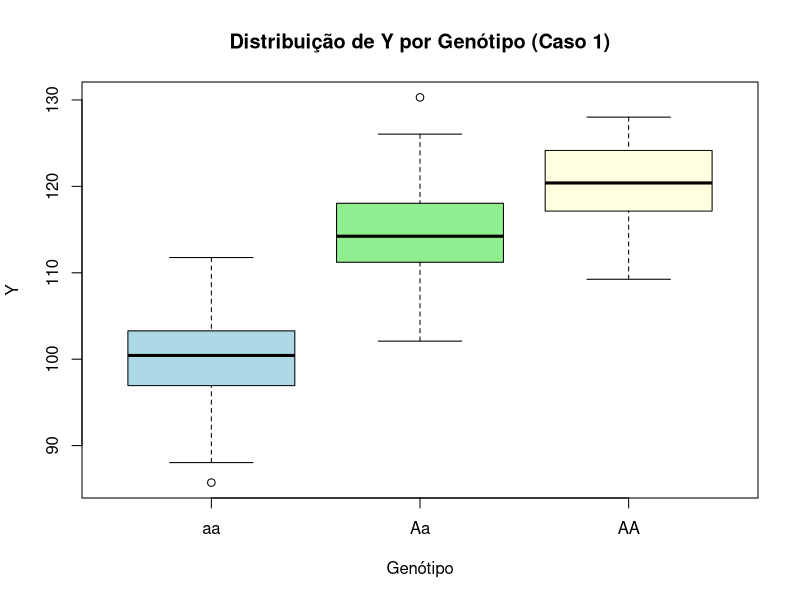
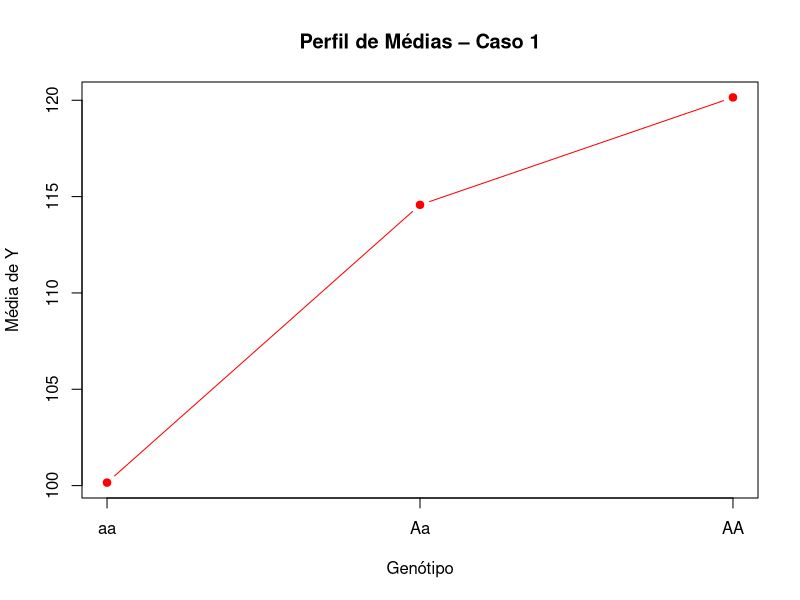
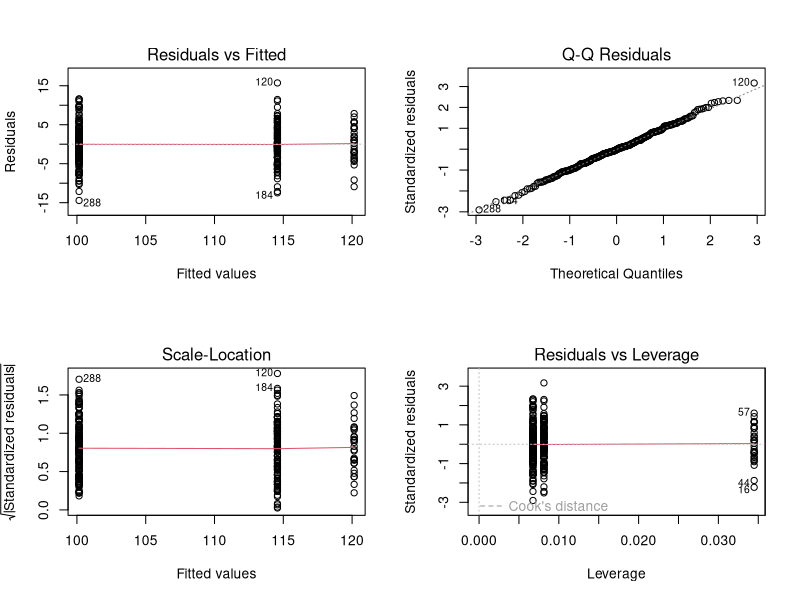
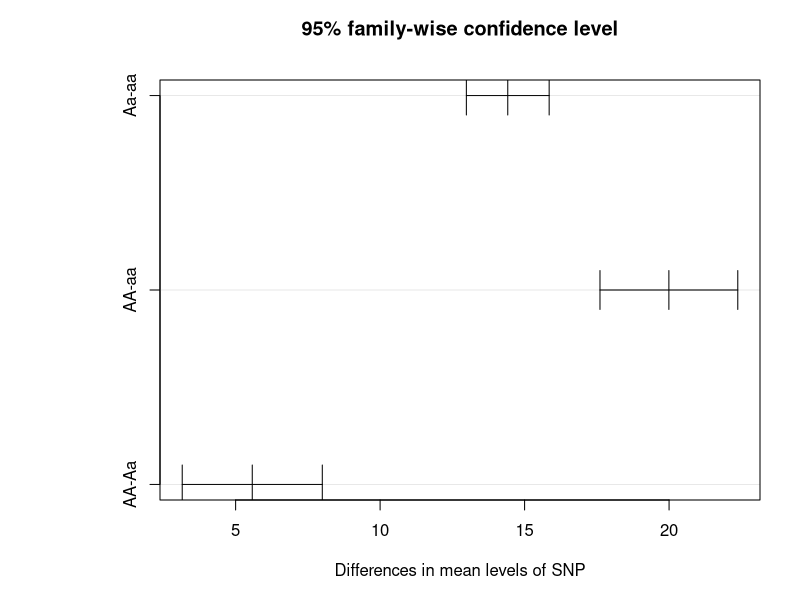
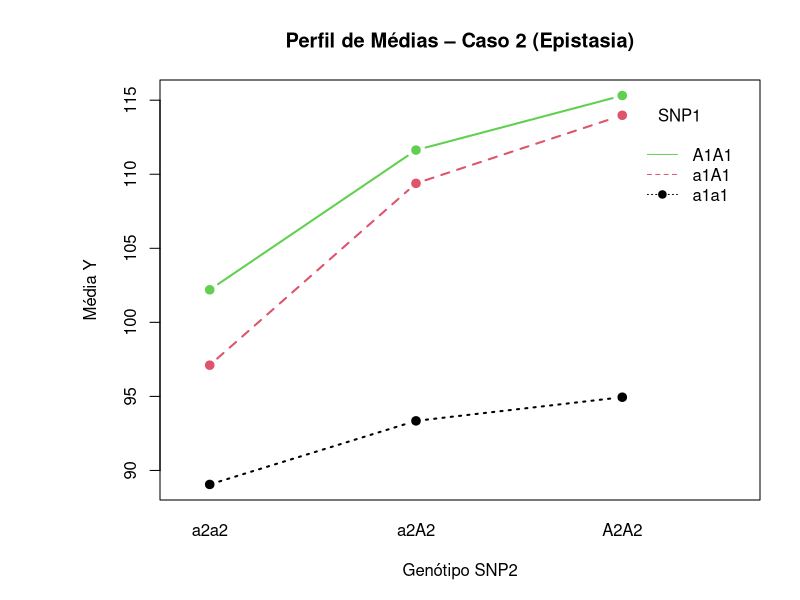
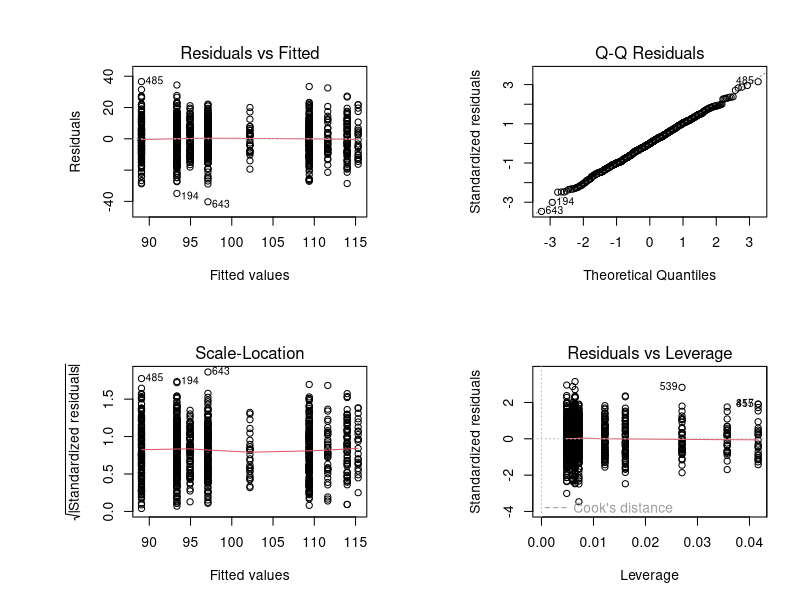
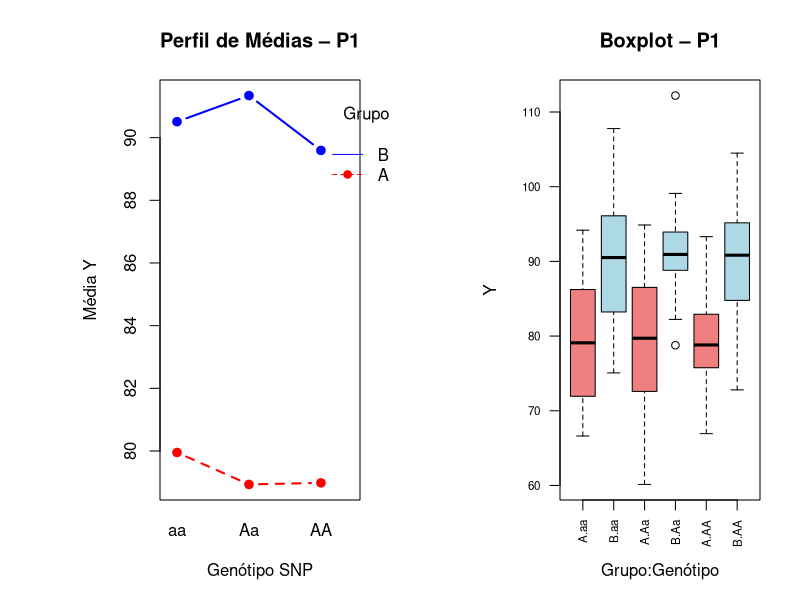
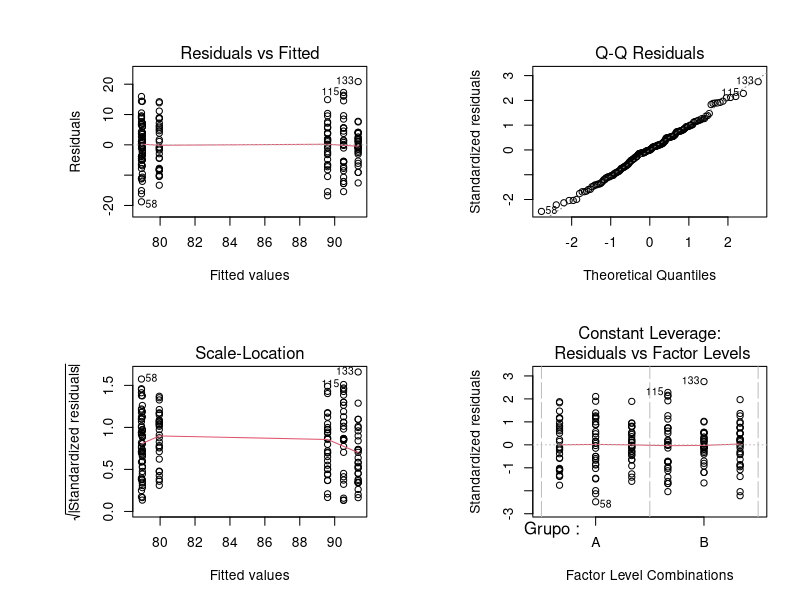

Write R code to recreate these figures, in order. (Note: this script raises an error after producing the figures.)
## ---- chunk 1
knitr::opts_chunk$set(echo = TRUE, warning = FALSE, message = FALSE,
                      fig.width = 7, fig.height = 4)
## ---- chunk 2
set.seed(8732)
n_por_genot <- 100

# X: genótipos 0=aa, 1=Aa, 2=AA (distribuição ~binomial(2, p=0.3))
# probabilidades Hardy-Weinberg com p=0.3
p <- 0.3
freq <- c((1-p)^2, 2*p*(1-p), p^2)   # aa, Aa, AA
snp <- sample(0:2, n_por_genot*3, replace=TRUE, prob=freq)

# Y: resposta com efeito aditivo (a=10) e dominância (d=5) sobre a média basal 100
 # mu_aa=100, mu_Aa=115 (=100+d, com d=5 sobre midponto), mu_AA=120 (=100+2a)
# Parametrização: a=(mu_AA-mu_aa)/2=10; d=mu_Aa-(mu_AA+mu_aa)/2=5
mu <- c(100, 115, 120)[snp + 1]
Y1 <- rnorm(length(snp), mean = mu, sd = 5)

dat1 <- data.frame(Y = Y1, SNP = factor(snp, labels = c("aa","Aa","AA")),
                   snp_num = snp)

# Estatísticas descritivas por genótipo
library(psych)
descr1 <- describeBy(dat1, group = "SNP", mat = TRUE)

tabela1 <- descr1[c("Y1", "Y2", "Y3"), c("group1","n","mean","sd","median","min","max")]
tabela1$group1 <- c("aa", "Aa", "AA")
rownames(tabela1) <- NULL

knitr::kable(tabela1, digits = 2,
             col.names = c("genotype","n","mean","sd","median","min","max"),
             caption = "Estatísticas descritivas de Y por genótipo (Caso 1)")
## ---- chunk 3
boxplot(Y ~ SNP, data = dat1, col = c("lightblue","lightgreen","lightyellow"),
        main = "Distribuição de Y por Genótipo (Caso 1)", xlab = "Genótipo", ylab = "Y")

# Perfil de médias
medias1 <- tapply(dat1$Y, dat1$SNP, mean)
plot(0:2, medias1, type = "b", pch = 19, col = "red",
     xaxt = "n", xlab = "Genótipo", ylab = "Média de Y",
     main = "Perfil de Médias – Caso 1")
axis(1, at = 0:2, labels = c("aa","Aa","AA"))
## ---- chunk 4
# xa: -1 (aa), 0 (Aa), 1 (AA)  → captura efeito aditivo
# xd:  0 (aa), 1 (Aa), 0 (AA)  → captura desvio de dominância
dat1$xa <- dat1$snp_num - 1
dat1$xd <- ifelse(dat1$snp_num == 1, 1, 0)
## ---- chunk 5
fit1_ad <- lm(Y ~ xa + xd, data = dat1)
summary(fit1_ad)
anova(fit1_ad)
## ---- chunk 6
par(mfrow = c(2,2))
plot(fit1_ad)
par(mfrow = c(1,1))

shapiro.test(fit1_ad$residuals)
bartlett.test(Y ~ SNP, data = dat1)
## ---- chunk 7
fit1_aov <- aov(Y ~ SNP, data = dat1)
TukeyHSD(fit1_aov)
par(mar=c(5,8,4,2))
plot(TukeyHSD(fit1_aov))
## ---- chunk 8
set.seed(8732)
n_cell <- 100   # por célula (genótipo conjunto)

# SNP1 e SNP2 gerados independentemente (HWE, p1=0.3, p2=0.4)
p1 <- 0.3; p2 <- 0.4
freq1 <- c((1-p1)^2, 2*p1*(1-p1), p1^2)
freq2 <- c((1-p2)^2, 2*p2*(1-p2), p2^2)

snp1 <- sample(0:2, n_cell*9, replace=TRUE, prob=freq1)
snp2 <- sample(0:2, n_cell*9, replace=TRUE, prob=freq2)

# Estrutura de médias com epistasia (interação a1*a2)
# mu_base + a1_efeito + a2_efeito + interacao
a1 <- 8; d1 <- 4; a2 <- 6; d2 <- 3

xa1 <- snp1 - 1        # -1, 0, 1
xd1 <- ifelse(snp1==1, 1, 0) # 0, 1, 0
xa2 <- snp2 - 1
xd2 <- ifelse(snp2==1, 1, 0)

# Modelo com efeitos e interações
mu2 <- 100 + a1*xa1 + d1*xd1 + a2*xa2 + d2*xd2 +
       3*xa1*xa2 + 1.5*xa1*xd2 + 1.5*xd1*xa2 + 1*xd1*xd2

Y2 <- rnorm(length(mu2), mean = mu2, sd = 12)

dat2 <- data.frame(
  Y = Y2,
  SNP1 = factor(snp1, labels = c("a1a1","a1A1","A1A1")),
  SNP2 = factor(snp2, labels = c("a2a2","a2A2","A2A2")),
  xa1 = xa1, xd1 = xd1, xa2 = xa2, xd2 = xd2
)

# Estatísticas descritivas
cat("Dimensões do dataset (Caso 2):", nrow(dat2), "observações\n")
tapply(dat2$Y, list(dat2$SNP1, dat2$SNP2), mean) |>
  round(2) |>
  knitr::kable(caption = "Médias de Y por combinação genotípica (Caso 2)")
## ---- chunk 9
with(dat2,
     interaction.plot(SNP2, SNP1, Y, col = 1:3,
                      main = "Perfil de Médias – Caso 2 (Epistasia)",
                      xlab = "Genótipo SNP2", ylab = "Média Y",
                      lwd = 2, pch = 19, type = "b"))
## ---- chunk 10
# Parametrização explícita: xa1, xd1, xa2, xd2 e 4 termos de interação
fit2_completo <- lm(Y ~ xa1 + xd1 + xa2 + xd2 +
                        xa1:xa2 + xa1:xd2 + xd1:xa2 + xd1:xd2,
                    data = dat2)
summary(fit2_completo)
anova(fit2_completo)
## ---- chunk 11
fit2_reduzido <- lm(Y ~ xa1 + xd1 + xa2 + xd2 + xa1:xa2 + xd1:xa2, data = dat2)
summary(fit2_reduzido)
anova(fit2_reduzido)
anova(fit2_reduzido,fit2_completo)
## ---- chunk 12
par(mfrow = c(2,2)); plot(fit2_completo); par(mfrow = c(1,1))
shapiro.test(fit2_completo$residuals)
## ---- chunk 13
set.seed(8732)
n_rep <- 30   # réplicas
sigma  <- 8   # desvio padrão

# Médias fornecidas na lista
medias_pop <- list(
  P1 = matrix(c(80,80,80, 90,90,90), nrow=2, byrow=TRUE,
              dimnames=list(c("A","B"), c("aa","Aa","AA"))),
  P2 = matrix(c(75,80,90, 80,86,97), nrow=2, byrow=TRUE,
              dimnames=list(c("A","B"), c("aa","Aa","AA"))),
  P3 = matrix(c(75,80,85, 75,85,100), nrow=2, byrow=TRUE,
              dimnames=list(c("A","B"), c("aa","Aa","AA")))
)

# Gerar dados para cada população
gerar_pop <- function(mmat, n, sigma, pop_nome) {
  rows <- list()
  for (grp in rownames(mmat)) {
    for (geno in colnames(mmat)) {
      y <- rnorm(n, mean = mmat[grp, geno], sd = sigma)
      rows[[length(rows)+1]] <- data.frame(
        Y = y, Grupo = grp, Genotipo = geno,
        Geno_num = match(geno, c("aa","Aa","AA")) - 1,
        Pop = pop_nome
      )
    }
  }
  do.call(rbind, rows)
}

dat_P1 <- gerar_pop(medias_pop$P1, n_rep, sigma, "P1")
dat_P2 <- gerar_pop(medias_pop$P2, n_rep, sigma, "P2")
dat_P3 <- gerar_pop(medias_pop$P3, n_rep, sigma, "P3")

# Ordenar fatores
dat_P1$Genotipo <- factor(dat_P1$Genotipo, levels=c("aa","Aa","AA"))
dat_P2$Genotipo <- factor(dat_P2$Genotipo, levels=c("aa","Aa","AA"))
dat_P3$Genotipo <- factor(dat_P3$Genotipo, levels=c("aa","Aa","AA"))
## ---- chunk 14
analisa_pop <- function(dat, nome_pop) {
  cat("\n\n========================================\n")
  cat(" POPULAÇÃO:", nome_pop, "\n")
  cat("========================================\n\n")

  # (i) Estatísticas descritivas
  cat("--- (i) Estatísticas Descritivas ---\n")
  desc <- describeBy(dat, group = list(dat$Grupo, dat$Genotipo), mat=TRUE)
  print(knitr::kable(desc[grepl("^Y", rownames(desc)), 
                      c("group1","group2","n","mean","sd","median")],
                         digits=2, caption=paste("Descritivas –", nome_pop)))

  # (ii) Perfil de médias
  par(mfrow=c(1,2))
  with(dat,
       interaction.plot(Genotipo, Grupo, Y,
                        col=c("red","blue"), lwd=2, pch=19, type="b",
                        main=paste("Perfil de Médias –", nome_pop),
                        xlab="Genótipo SNP", ylab="Média Y"))

  # Boxplot
  boxplot(Y ~ Grupo:Genotipo, data=dat, col=c("lightcoral","lightblue"),
          main=paste("Boxplot –", nome_pop),
          xlab="Grupo:Genótipo", ylab="Y", las=2, cex.axis=0.7)
  par(mfrow=c(1,1))

  # (iii) ANOVA Fatorial 3$\times$2 – fator categórico
  cat("\n--- (iii) ANOVA Fatorial 3x2 (Genotipo categórico) ---\n")
  fit_cat <- aov(Y ~ Grupo * Genotipo, data=dat)
  print(summary(fit_cat))
  cat("\nCoeficientes:\n")
  print(coef(fit_cat))

  # Diagnóstico resíduos
  par(mfrow=c(2,2)); plot(fit_cat); par(mfrow=c(1,1))
  cat("\nShapiro-Wilk (normalidade resíduos):\n")
  print(shapiro.test(fit_cat$residuals))
  cat("Bartlett (homocedasticidade):\n")
  print(bartlett.test(Y ~ interaction(Grupo, Genotipo), data=dat))

  # Tukey
  cat("\nComparações múltiplas de Tukey:\n")
  tk <- TukeyHSD(fit_cat)
  print(tk)
  plot(tk, las=1, cex.axis=0.6)

  # (iv) SNP como variável quantitativa (1 g.l. – efeito linear)
  cat("\n--- (iv) SNP como variável quantitativa (efeito aditivo linear) ---\n")
  fit_num <- lm(Y ~ Grupo * Geno_num, data=dat)
  print(summary(fit_num))
  print(anova(fit_num))
  
  cat("\nComparação R²: categórico =", round(summary(lm(Y ~ Grupo * Genotipo, data=dat))$r.squared, 3),
    "| quantitativo =", round(summary(fit_num)$r.squared, 3), "\n")

  invisible(list(fit_cat=fit_cat, fit_num=fit_num))
}
## ---- chunk 15
res_P1 <- analisa_pop(dat_P1, "P1")
## ---- chunk 16
res_P2 <- analisa_pop(dat_P2, "P2")
## ---- chunk 17
res_P3 <- analisa_pop(dat_P3, "P3")
## ---- chunk 18
dat_all <- rbind(dat_P1, dat_P2, dat_P3)
dat_all$Pop <- factor(dat_all$Pop) # Transformo população em var. categórica

# Estatísticas descritivas do dataset combinado
desc_all <- describeBy(dat_all$Y,
                       group = list(dat_all$Pop, dat_all$Grupo, dat_all$Genotipo),
                       mat = TRUE)

tabela_all <- desc_all[, c("group1","group2","group3","n","mean","sd","median","min","max")]
rownames(tabela_all) <- NULL

knitr::kable(tabela_all, digits = 2,
             col.names = c("População","Grupo","Genótipo","n","Média","DP","Mediana","Mín","Máx"),
             caption = "Estatísticas descritivas de Y por População, Grupo e Genótipo")

# Perfil de médias
with(dat_all,
     interaction.plot(Genotipo, interaction(Grupo,Pop), Y,
                      main="Perfil Médias: SNP x Grupo x Populaçao",
                      xlab="Genótipo", ylab="Média Y",
                      lwd=2, type="b"))

# Modelo completo 3x2x3
fit_fixo <- aov(Y ~ Grupo * Genotipo * Pop, data = dat_all)
summary(fit_fixo)
# Coeficientes do modelo
fit_fixo$coef
## ---- chunk 19
library(lme4)

# Modelo misto: Population como efeito aleatório (intercepto aleatório por Pop)
fit_misto <- lmer(Y ~ Grupo * Genotipo + (1 | Pop), data = dat_all, REML = TRUE)
summary(fit_misto)
# Coeficientes do modelo
print(coef(fit_misto))

# Teste dos efeitos fixos
library(lmerTest)
fit_misto2 <- lmer(Y ~ Grupo * Genotipo + (1 | Pop), data = dat_all, REML = FALSE)
anova(fit_misto2)
## ---- chunk 20
# Ponto de corte: mediana global de cada dataset
#corte1 <- median(dat1$Y)
corte1 <- 111
#corte2 <- median(dat2$Y)
corte_all <- median(dat_all$Y)

dat1$Ybin <- as.factor(ifelse(dat1$Y > corte1, 1, 0))
dat2$Ybin <- as.factor(ifelse(dat2$Y > corte2, 1, 0))
dat_all$Ybin <- as.factor(ifelse(dat_all$Y > corte_all, 1, 0))

cat("Ponto de corte Q1:", corte1, " | Distribuição:\n"); print(table(dat1$Ybin))

tab1 <- table(factor(dat1$Ybin, labels = c("baixo", "alto")), dat1$SNP)
tab1 <- rbind(tab1, "total" = colSums(tab1))
tab1

cat("Ponto de corte Q2:", corte2, " | Distribuição:\n"); print(table(dat2$Ybin))

tab2 <- table(factor(dat2$Ybin, labels = c("", "")), dat2$SNP)
tab2 <- rbind(tab2, "total" = colSums(tab2))
tab2

## ---- chunk 21
# Modelo logístico
fitrl1_ad <- glm(Ybin ~ xa + xd, family=binomial(link="logit"), data=dat1)
summary(fitrl1_ad)
cat("\nOR estimado (exp(coef)):\n")
print(exp(coef(fitrl1_ad)))
cat("\nIC para OR:\n")
print(exp(confint(fitrl1_ad)))
## ---- chunk 22
# Probabilidades preditas e tabela de classificação
pred1r <- predict(fitrl1_ad, type="response")
class1r <- ifelse(pred1r >= 0.5, 1, 0)
cat("Tabela de classificação:\n")
print(table(Predito=class1r, Observado=dat1$Ybin))
cat("Acurácia:", round(mean(class1r == dat1$Ybin), 3), "\n")

#plot(0:2, tapply(as.numeric(dat1$Ybin)-1, dat1$snp_num, mean),
#     type="b", pch=19, col="blue", xaxt="n",
#     xlab="Genótipo", ylab="P(Y=1 | Genótipo)",
#     main="Prob. estimadas vs. observadas – Regressão Logística (Q1-C1)")
#axis(1, at=0:2, labels=c("aa","Aa","AA"))
#lines(0:2, tapply(pred1r, dat1$snp_num, mean), col="red", lty=2, pch=15, type="b")
#legend("topleft", c("Observado","Predito"), col=c("blue","red"), lty=c(1,2), bty="n")
## ---- chunk 23
fitrl2 <- glm(Ybin ~ xa1 + xd1 + xa2 + xd2 +
                     xa1:xa2 + xa1:xd2 + xd1:xa2 + xd1:xd2,
              family=binomial(link="logit"), data=dat2)
summary(fitrl2)
cat("\nOR estimados:\n")
print(round(exp(coef(fitrl2)), 3))
cat("\nIC para OR:\n")
print(round(exp(confint(fitrl2)), 3))
## ---- chunk 24
pred2r <- predict(fitrl2, type="response")
class2r <- ifelse(pred2r >= 0.5, 1, 0)
cat("Tabela de classificação:\n")
print(table(Predito=class2r, Observado=dat2$Ybin))
cat("Acurácia:", round(mean(class2r == dat2$Ybin), 3), "\n")
## ---- chunk 25
logistica_pop <- function(dat, nome) {
  cat("\n\n==============================\n")
  cat(" POPULAÇÃO:", nome, "\n==============================\n")
  
  # Codificação aditiva/dominância para SNP
  dat$xa_snp <- dat$Geno_num - 1
  dat$xd_snp <- ifelse(dat$Geno_num==1, 1, 0)
  dat$Grupo_bin <- ifelse(dat$Grupo=="A", 0, 1)
  
  # Dicotomizar Y
  corte_local <- median(dat$Y)
  dat$Ybin <- as.factor(ifelse(dat$Y > corte_local, 1, 0))

  fit_logit <- glm(Ybin ~ Grupo_bin * (xa_snp + xd_snp),
                   family=binomial(link="logit"), data=dat)
  cat("\nModelo logístico – fator categórico:\n")
  print(summary(fit_logit))
  cat("\nOR estimados:\n")
  print(round(exp(coef(fit_logit)), 3))

  # Prob preditas
  pred_r <- predict(fit_logit, type="response")
  class_r <- ifelse(pred_r >= 0.5, 1, 0)
  cat("\nAcurácia:", round(mean(class_r == dat$Ybin), 3), "\n")

  # Comparação com ANOVA para o mesmo dado
  cat("\n[ANOVA correspondente – para comparação]\n")
  fit_anova <- lm(Y ~ Grupo * Genotipo, data=dat)
  cat("ANOVA p-valor Genotipo:", anova(fit_anova)["Genotipo","Pr(>F)"], "\n")
  cat("Logístico p-valor xa:  ", summary(fit_logit)$coef["xa_snp","Pr(>|z|)"], "\n")

  invisible(fit_logit)
}

logistica_pop(dat_P1, "P1")
logistica_pop(dat_P2, "P2")
logistica_pop(dat_P3, "P3")
## ---- chunk 26
dat_all$xa_snp   <- dat_all$Geno_num - 1
dat_all$xd_snp   <- ifelse(dat_all$Geno_num==1, 1, 0)
dat_all$Grupo_bin <- ifelse(dat_all$Grupo=="A", 0, 1)

# Efeito fixo de Pop
fitrl_all_fixo <- glm(Ybin ~ Grupo_bin * (xa_snp + xd_snp) + Pop,
                      family=binomial(link="logit"), data=dat_all)
summary(fitrl_all_fixo)
cat("\nOR estimados:\n")
print(round(exp(coef(fitrl_all_fixo)), 3))

# Modelo misto logístico (Pop aleatório)
library(lme4)
fitrl_all_misto <- glmer(Ybin ~ Grupo_bin * (xa_snp + xd_snp) + (1|Pop),
                         family=binomial(link="logit"), data=dat_all)
summary(fitrl_all_misto)
## ---- chunk 27
# ANOVA Q1C1
pval_anova_q1 <- anova(lm(Y ~ xa + xd, data=dat1))["xa","Pr(>F)"]
pval_logit_q1 <- summary(fitrl1_ad)$coef["xa","Pr(>|z|)"]
pval_anova_P2 <- anova(res_P2$fit_cat)["Genotipo","Pr(>F)"]
pval_anova_P3 <- anova(res_P3$fit_cat)["Grupo:Genotipo","Pr(>F)"]

# Logístico P2
d2tmp <- dat_P2
d2tmp$xa <- d2tmp$Geno_num - 1
d2tmp$xd <- ifelse(d2tmp$Geno_num==1, 1, 0)
d2tmp$Gb <- ifelse(d2tmp$Grupo=="A", 0, 1)
d2tmp$Ybin2 <- as.factor(ifelse(d2tmp$Y > median(d2tmp$Y), 1, 0))
pval_logit_P2 <- tryCatch(
  summary(glm(Ybin2 ~ Gb*(xa+xd), family=binomial, data=d2tmp))$coef["xa","Pr(>|z|)"],
  error = function(e) NA)

# Logístico P3
d3tmp <- dat_P3
d3tmp$xa <- d3tmp$Geno_num - 1
d3tmp$xd <- ifelse(d3tmp$Geno_num==1, 1, 0)
d3tmp$Gb <- ifelse(d3tmp$Grupo=="A", 0, 1)
d3tmp$Ybin3 <- as.factor(ifelse(d3tmp$Y > median(d3tmp$Y), 1, 0))
fit_logit_p3 <- tryCatch(
  glm(Ybin3 ~ Gb*(xa+xd), family=binomial, data=d3tmp),
  error = function(e) NULL)
pval_logit_P3 <- if(!is.null(fit_logit_p3)) {
  cf <- summary(fit_logit_p3)$coef
  if ("Gb:xa" %in% rownames(cf)) cf["Gb:xa","Pr(>|z|)"] else NA
} else NA

comp <- data.frame(
  Modelo  = c("ANOVA xa (Q1-C1)", "Logístico xa (Q1-C1)",
              "ANOVA SNP (P2)", "Logístico xa (P2)",
              "ANOVA SNP x Grupo (P3)", "Logístico xa x Grupo (P3)"),
  P_valor = round(c(pval_anova_q1, pval_logit_q1,
                    pval_anova_P2, pval_logit_P2,
                    pval_anova_P3, pval_logit_P3), 4)
)
knitr::kable(comp, caption="Comparação de p-valores: ANOVA vs. Regressão Logística")
